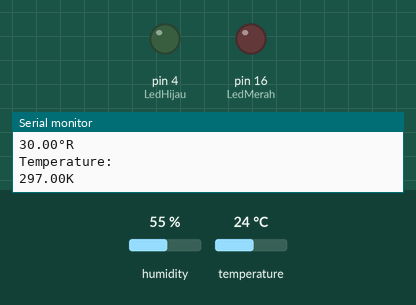
Bench run of a sketch on a simulated Arduino Uno, built with avr-gcc and run on an emulated ATmega328P. Parts: output pins drawn as LEDs (lit = HIGH), the last lines printed to the serial monitor. Inputs (shaded band) come from the test bench; at power-on: temperature 24 °C, humidity 55 %. Pins used as bus, display or sensor lines are not drawn.

Above: at 6.8 s.
6.9 s: temperature set to 18 °C
11.4 s: temperature set to 15 °C
At 13.3 s:
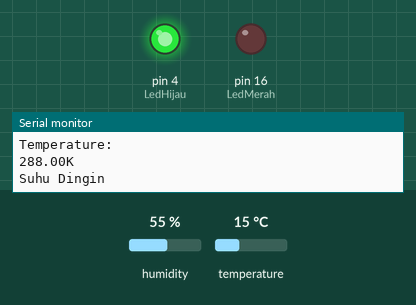
15.9 s: temperature set to 23 °C
20.4 s: temperature set to 26 °C
At 21.9 s:
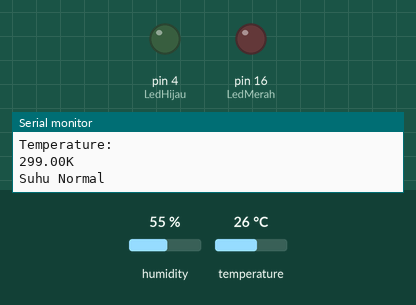
26.0 s: temperature set to 36 °C
30.5 s: temperature set to 39 °C
At 31.0 s:
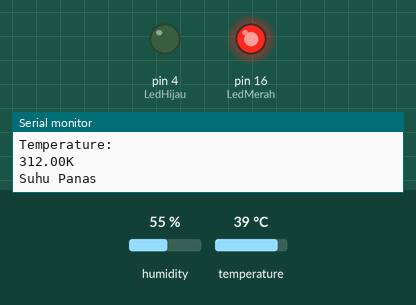
Timing chart, 0 to 33.5 s (numbered marks = the images above; inputs shaded):
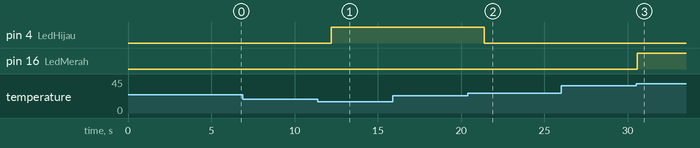

The sketch:

dht11.ino
```cpp
#include "DHT.h"

#define GPIO14 14
#define DHTTYPE DHT11   // DHT 11
#define LedMerah 16 // D0 pin led merah
#define LedBiru 0 // D3 pin led biru
#define LedHijau 4 // D2 pin led hijau

DHT dht(GPIO14, DHTTYPE);

void setup() {
  Serial.begin(9600);
  Serial.println("DHTxx test!");
  pinMode(LedMerah, OUTPUT);
  pinMode(LedBiru, OUTPUT);
  pinMode(LedHijau, OUTPUT);
  dht.begin();
}

void Running() {
  delay(3000);

  float h = dht.readHumidity();
  // Read temperature as Celsius (the default)
  float t = dht.readTemperature();

  if (isnan(h) || isnan(t) ) {
    Serial.println("Failed to read from DHT sensor!");
    return;
  }

  Serial.print("Humidity: ");
  Serial.print(h);

  Serial.print(" %\t");
  Serial.print("Temperature: ");
  Serial.println((String)t + " °C");

  Serial.println("Temperature: ");
  Serial.print((float)t*5/4);
  Serial.println("°R");

  Serial.println("Temperature: ");
  Serial.print((float)t+273);
  Serial.println("K");

  if(t >= 0 && t <= 16){
     digitalWrite(LedMerah, LOW);
     digitalWrite(LedBiru, LOW);
     digitalWrite(LedHijau, HIGH);
     Serial.println("Suhu Dingin");
    }

  else if (t < 0 && t > 16){
    digitalWrite(LedHijau, LOW);
    }

  else if (t >= 25 && t <= 37){
     digitalWrite(LedMerah, LOW);
     digitalWrite(LedBiru, HIGH);
     digitalWrite(LedHijau, LOW);
     Serial.println("Suhu Normal");
    }

  else if(t < 25 && t > 37){
    digitalWrite(LedBiru, LOW);
    }

  else if (t >= 38 && t <= 100){
    digitalWrite(LedMerah, HIGH);
    digitalWrite(LedBiru, LOW);
    digitalWrite(LedHijau, LOW);
    Serial.println("Suhu Panas");
    }

  else if (t < 38 && t > 100){
    digitalWrite(LedMerah, LOW);
    }
 }

void loop() {
Running();
}
```

Measured:
- the behaviour switches between 17 and 16 °C on temperature (found by bisection; images 0 and 1)
- the behaviour switches between 24 and 25 °C on temperature (found by bisection; images 1 and 2)
- the behaviour switches between 37 and 38 °C on temperature (found by bisection; images 2 and 3)
- after the input at 11.4 s, pin 4 (LedHijau): LOW → HIGH after 0.80 s
- after the input at 20.4 s, pin 4 (LedHijau): HIGH → LOW after 0.98 s
- after the input at 30.5 s, pin 16 (LedMerah): LOW → HIGH after 0.07 s
